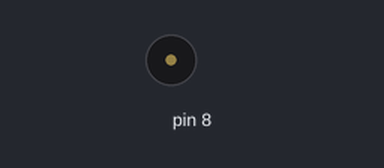
Simulated run of this sketch. Board: Arduino Uno, built with avr-gcc and run on an emulated ATmega328P. On the bench: buzzer (waves = sounding).

Above: at 3.6 s.
At 9.59 s:
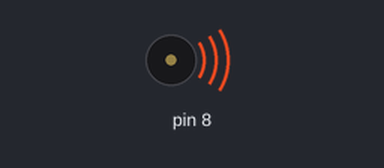
Timing chart, 0 to 9.9 s (numbered marks = the images above):
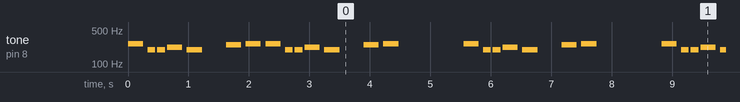

Measured:
- by itself, tone on pin 8: plays 262 Hz for 0.25 s, 196 Hz for 0.13 s, 196 Hz for 0.13 s, 220 Hz for 0.25 s, 196 Hz for 0.25 s, 247 Hz for 0.25 s … (281 notes in this stretch)

The sketch:

TP19.ino
```cpp
 #include "pitches.h"

// notes in the melody:
int melody[] = {
  NOTE_C4, NOTE_G3,NOTE_G3, NOTE_A3, NOTE_G3,0, NOTE_B3, NOTE_C4};

// note durations: 4 = quarter note, 8 = eighth note, etc.:
int noteDurations[] = {
  4, 8, 8, 4,4,4,4,4 };

void setup() {
  // iterate over the notes of the melody:
  for (int thisNote = 0; thisNote < 8; thisNote++) {

    // to calculate the note duration, take one second
    // divided by the note type.
    //e.g. quarter note = 1000 / 4, eighth note = 1000/8, etc.
    int noteDuration = 1000/noteDurations[thisNote];
    tone(8, melody[thisNote],noteDuration);

    // to distinguish the notes, set a minimum time between them.
    // the note's duration + 30% seems to work well:
    int pauseBetweenNotes = noteDuration * 1.30;
    delay(pauseBetweenNotes);
    // stop the tone playing:
    noTone(8);
  }
}

void loop() {
// iterate over the notes of the melody:
  for (int thisNote = 0; thisNote < 8; thisNote++) {

    // to calculate the note duration, take one second
    // divided by the note type.
    //e.g. quarter note = 1000 / 4, eighth note = 1000/8, etc.
    int noteDuration = 1000/noteDurations[thisNote];
    tone(8, melody[thisNote],noteDuration);

    // to distinguish the notes, set a minimum time between them.
    // the note's duration + 30% seems to work well:
    int pauseBetweenNotes = noteDuration * 1.30;
    delay(pauseBetweenNotes);
    // stop the tone playing:
    noTone(8);
  }
  delay(1000);
}
```
